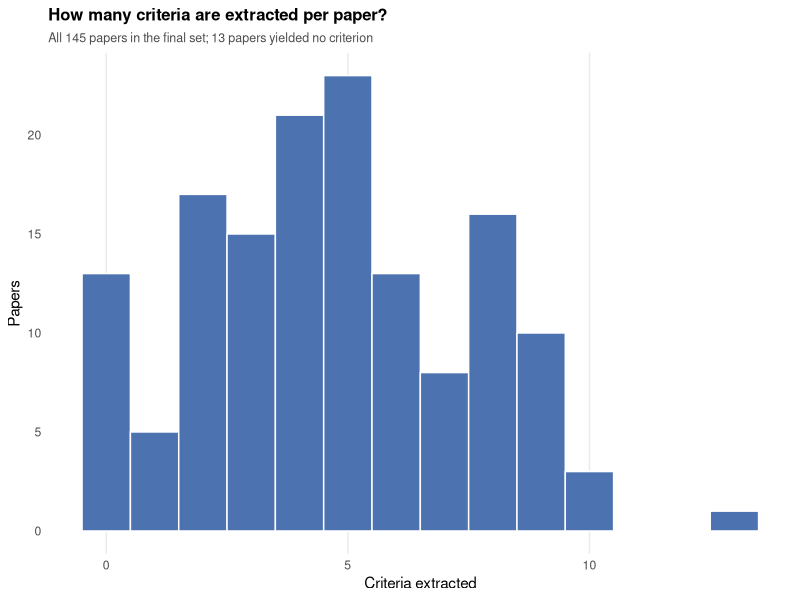
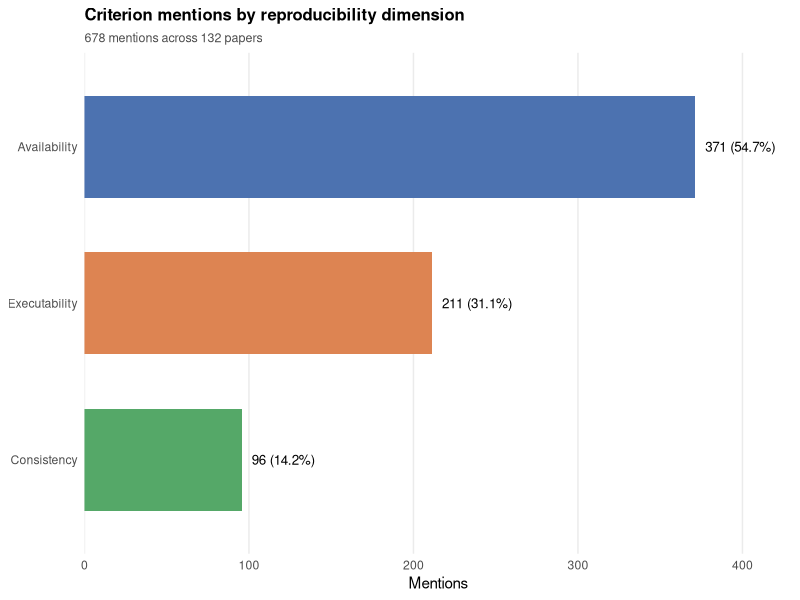
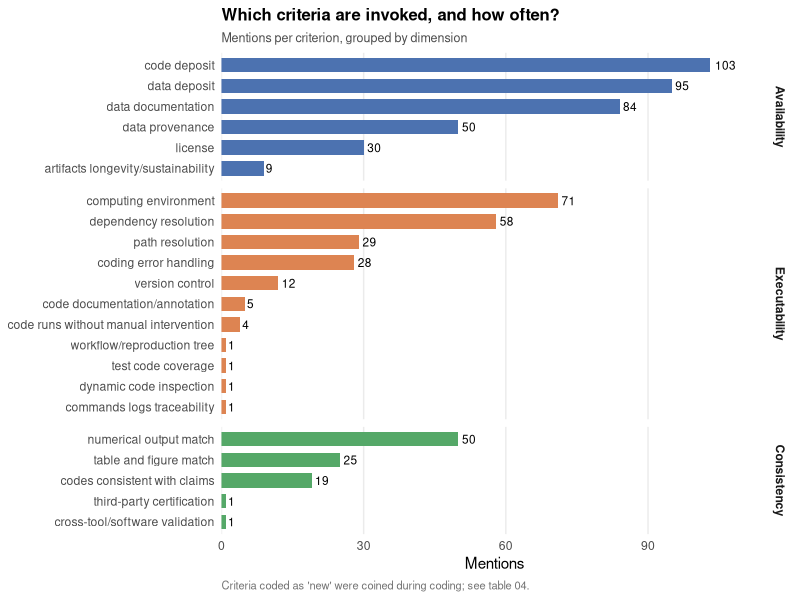
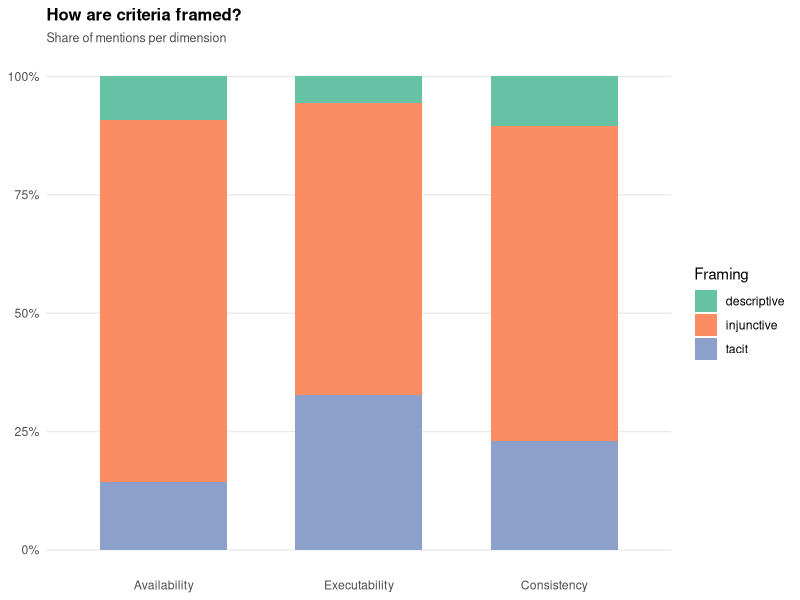
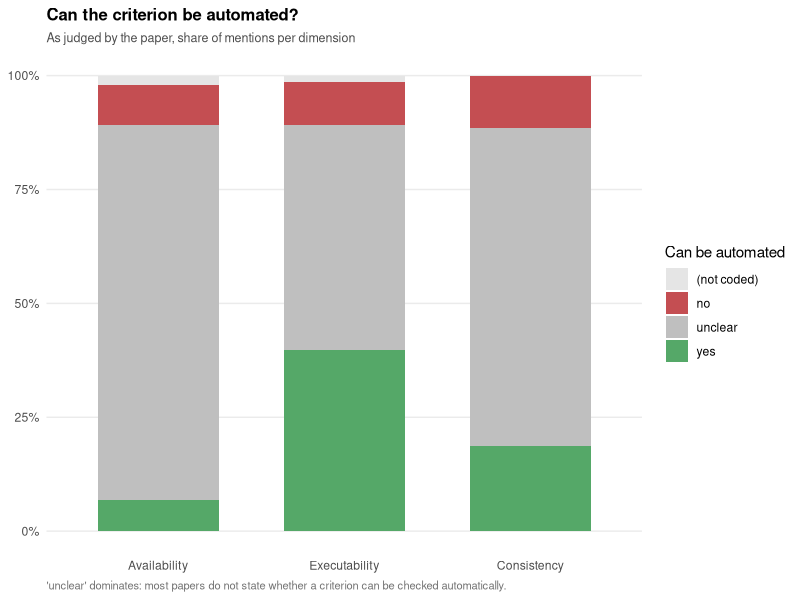
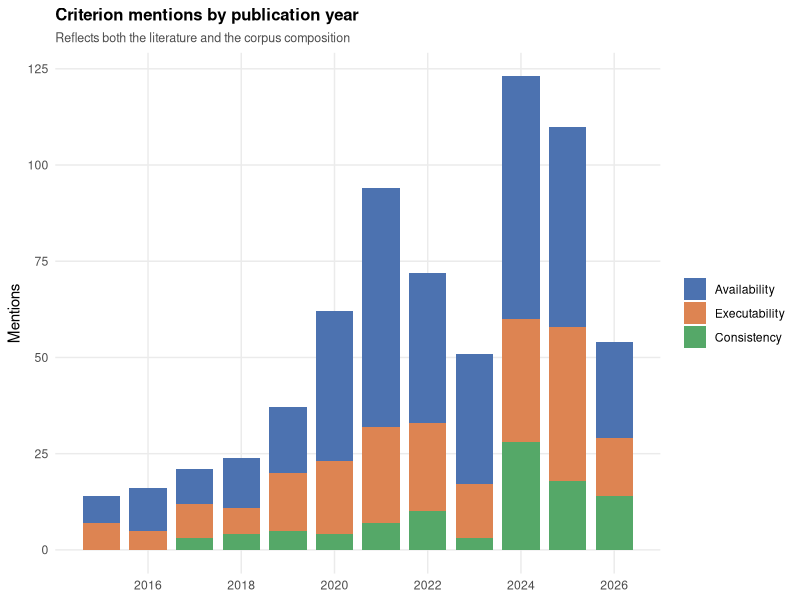
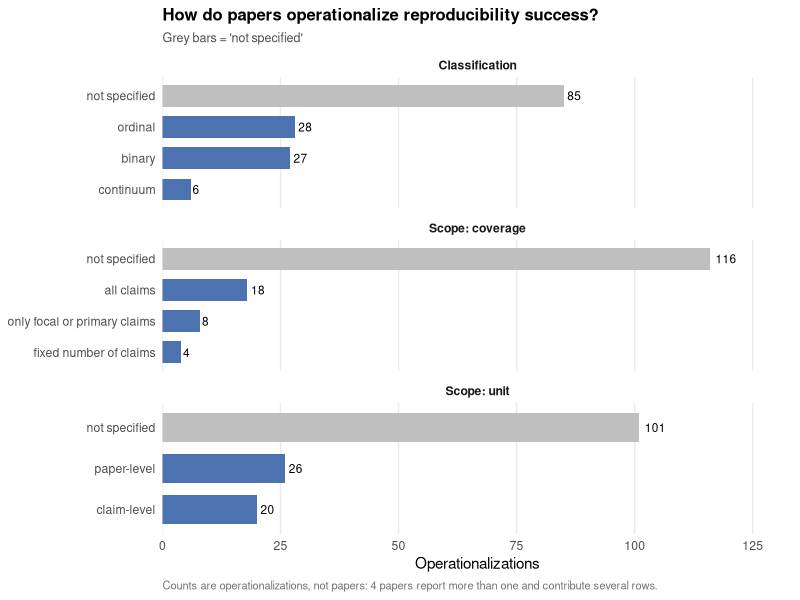
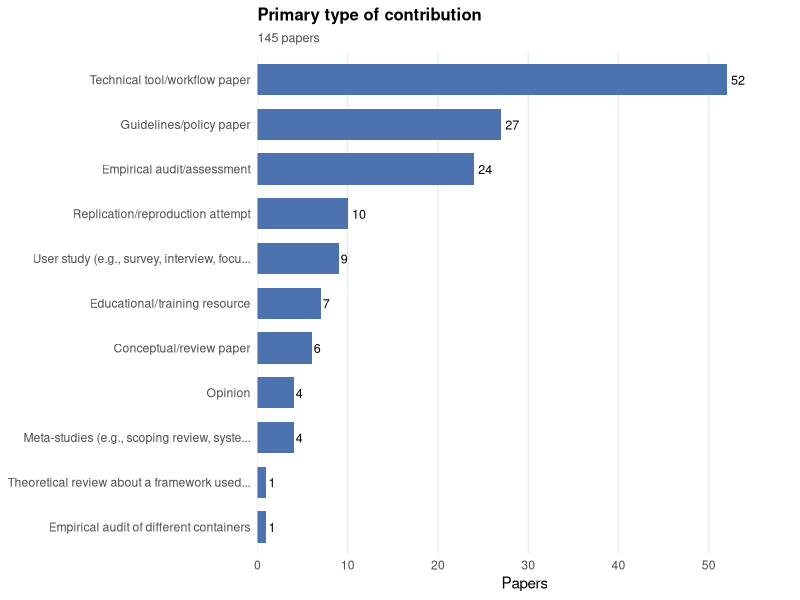

Recreate these plots in R, in order.
# SocEnRep – Descriptive analysis of Step 5 coding results
#
# Produces descriptive statistics only (counts, distributions, cross-tabulations).
# No inferential statistics and no IRR here.
#
# Covers the three files in dataset/ that hold full coding by Amelia:
#   Part A  descriptive coding of all 145 papers
#   Part B1 how each paper operationalizes reproducibility success
#   Part B2 which specific criteria each paper invokes
#
# Prerequisites:
#   install.packages(c("readr", "readxl", "dplyr", "tidyr", "stringr",
#                      "forcats", "ggplot2", "scales", "here"))
#
# Input:  dataset/descriptive_coding.csv
#         dataset/b1_criteria_extraction.csv
#         dataset/b2_criteria_extraction.csv
#         output/search_output/10_final_set.xlsx   (for Year and Type)
#
# Output: output/analysis_output/tables/*.csv
#         output/analysis_output/figures/*.png
#
# last modified: 26.07.2026

library(readr)
library(readxl)
library(dplyr)
library(tidyr)
library(stringr)
library(forcats)
library(ggplot2)
library(scales)
library(here)

# here() resolves to the litsearch/ folder (the git root), so this script runs
# regardless of which folder Positron was opened in.

options(width = 130)  # keep the console tables from wrapping

N_CORPUS  <- 145  # papers in the final set
TABLE_DIR <- here("output", "analysis_output", "tables")
FIG_DIR   <- here("output", "analysis_output", "figures")

dir.create(TABLE_DIR, recursive = TRUE, showWarnings = FALSE)
dir.create(FIG_DIR,   recursive = TRUE, showWarnings = FALSE)

# Colours for the three reproducibility dimensions, used consistently in every figure
DIM_COLOURS <- c(
  "Availability"  = "#4C72B0",
  "Executability" = "#DD8452",
  "Consistency"   = "#55A868"
)

theme_socenrep <- function() {
  theme_minimal(base_size = 11) +
    theme(
      panel.grid.minor   = element_blank(),
      panel.grid.major.y = element_blank(),
      plot.title         = element_text(face = "bold", size = 12),
      plot.subtitle      = element_text(colour = "grey30", size = 9),
      plot.caption       = element_text(colour = "grey45", size = 8, hjust = 0),
      strip.text         = element_text(face = "bold")
    )
}

save_table <- function(x, name) {
  write_csv(x, file.path(TABLE_DIR, paste0(name, ".csv")))
  invisible(x)
}

save_fig <- function(plot, name, width = 8, height = 5) {
  ggsave(file.path(FIG_DIR, paste0(name, ".png")), plot,
         width = width, height = height, dpi = 300, bg = "white")
  invisible(plot)
}

# Prints a table to the console under a banner, so the whole run reads like a
# meeting handout.
report <- function(x, title, n = 100) {
  cat("\n", strrep("-", 70), "\n", title, "\n", strrep("-", 70), "\n", sep = "")
  d <- as.data.frame(x)
  print(utils::head(d, n), row.names = FALSE, right = FALSE)
  if (nrow(d) > n) cat("... ", nrow(d) - n, " more row(s); see the CSV\n", sep = "")
  invisible(x)
}

# ---------------------------------------------------------------------------
# Helpers for multi-select (checkbox) fields
# ---------------------------------------------------------------------------
# Google Forms joins checked options with ", ". Two option labels in the
# deployed form contain their own commas, so a naive split on "," shatters them:
#   - "Containerization (e.g., Docker, Singularity, CodeOcean, Binder, ...)"  [E1b]
#   - "After acceptance, before publication" and
#     "Before submission, proactively"                                        [F3]
# The first case is handled generically by masking commas inside parentheses;
# the second by protecting the literal labels before splitting.

SENTINEL <- ""

PROTECTED_OPTIONS <- c(
  "After acceptance, before publication",
  "Before submission, proactively"
)

# Replaces commas that sit inside parentheses so they survive the split.
mask_parens <- function(s) {
  vapply(s, function(one) {
    if (is.na(one) || !str_detect(one, "\\(")) return(one)
    chars <- str_split(one, "")[[1]]
    depth <- 0L
    for (i in seq_along(chars)) {
      if (chars[i] == "(") {
        depth <- depth + 1L
      } else if (chars[i] == ")") {
        depth <- max(0L, depth - 1L)
      } else if (chars[i] == "," && depth > 0L) {
        chars[i] <- SENTINEL
      }
    }
    paste(chars, collapse = "")
  }, character(1), USE.NAMES = FALSE)
}

split_multi <- function(x) {
  x <- as.character(x)
  x[is.na(x)] <- ""          # unanswered fields contribute no options
  x <- mask_parens(x)
  for (opt in PROTECTED_OPTIONS) {
    x <- str_replace_all(x, fixed(opt), str_replace_all(opt, ",", SENTINEL))
  }
  out <- str_split(x, ",")
  out <- lapply(out, function(tok) {
    tok <- str_replace_all(tok, SENTINEL, ",")
    tok <- str_squish(tok)
    tok[nzchar(tok)]
  })
  out
}

# Counts checked options across papers. Case-variant spellings of the same
# free-text entry (e.g. "AI Agents" vs "AI agents") are merged onto the most
# frequent spelling; genuinely distinct entries are left alone.
count_multi <- function(df, col) {
  tokens    <- split_multi(df[[col]])
  n_answered <- sum(lengths(tokens) > 0)
  tibble(paper_row = rep(seq_len(nrow(df)), lengths(tokens)),
         option    = unlist(tokens)) |>
    mutate(key = str_to_lower(option)) |>
    add_count(key, option, name = "spelling_n") |>
    group_by(key) |>
    mutate(option = option[which.max(spelling_n)]) |>
    ungroup() |>
    count(option, name = "n_papers", sort = TRUE) |>
    mutate(n_answered     = n_answered,
           pct_of_answered = round(100 * n_papers / n_answered, 1))
}

# Long Google Forms labels ("Yes. The paper explicitly notes that ...") are cut
# back to their first sentence for plotting. Splits on a period followed by a
# space, so abbreviations inside a label ("User study (e.g., survey ...)")
# survive intact.
short_label <- function(x, max_chars = 48) {
  first <- str_extract(x, "^.*?\\.(?=\\s)")
  first <- coalesce(first, x)
  str_trunc(str_squish(first), max_chars)
}

# ===========================================================================
# 1. LOAD
# ===========================================================================

descriptive <- read_csv(here("dataset", "descriptive_coding.csv"),
                        show_col_types = FALSE)
b1 <- read_csv(here("dataset", "b1_criteria_extraction.csv"),
               show_col_types = FALSE)
b2 <- read_csv(here("dataset", "b2_criteria_extraction.csv"),
               show_col_types = FALSE)

corpus <- read_excel(here("output", "search_output", "10_final_set.xlsx"),
                     sheet = "Literature") |>
  filter(!is.na(`No.`)) |>
  transmute(paper_id = as.integer(`No.`),
            year     = suppressWarnings(as.integer(Year)),
            type     = Type)

# get_descriptive_coding.R already writes the codebook variable codes (B1, B1A,
# C1, ...) as column names. The rename below is a no-op on those files and only
# does work on older exports that still carry the full Google Forms question
# text; anything without a leading code keeps its name.
code_from_question <- function(nm) {
  code <- str_match(nm, "^([A-Fa-f][0-9][a-z]?)\\.")[, 2]
  ifelse(is.na(code), nm, str_to_upper(code))
}
names(descriptive) <- code_from_question(names(descriptive))
if ("Paper title" %in% names(descriptive)) {
  descriptive <- descriptive |> rename(paper_title = `Paper title`)
}

# get_criteria_extraction.R writes `paper_id`; older hand-exports of the coding
# workbook carried the sheet's own `paper ID` header.
ensure_paper_id <- function(d) {
  if (!"paper_id" %in% names(d)) d <- d |> mutate(paper_id = `paper ID`)
  d |> mutate(paper_id = as.integer(paper_id))
}
b1 <- ensure_paper_id(b1)
b2 <- ensure_paper_id(b2)

# ===========================================================================
# 2. COVERAGE AND DATA QUALITY
# ===========================================================================

cat("\n", strrep("=", 70), "\n",
    "SocEnRep Step 5 - descriptive analysis of Amelia's coding\n",
    "Corpus: ", N_CORPUS, " papers | run: ", format(Sys.Date(), "%d.%m.%Y"), "\n",
    strrep("=", 70), "\n", sep = "")

coverage <- tibble(
  part = c("A: descriptive coding", "B1: operationalizations", "B2: criteria"),
  papers_covered = c(nrow(descriptive),
                     n_distinct(b1$paper_id),
                     n_distinct(b2$paper_id)),
  rows = c(nrow(descriptive), nrow(b1), nrow(b2))
) |>
  mutate(pct_of_corpus = round(100 * papers_covered / N_CORPUS, 1))

report(coverage, "CODING COVERAGE")
save_table(coverage, "00_coverage")

# Papers with no criteria extracted at all. 
no_criteria <- corpus |>
  filter(!paper_id %in% b2$paper_id) |>
  arrange(paper_id)
cat("\nPapers with no B2 criterion extracted: ", nrow(no_criteria),
    " (IDs: ", paste(no_criteria$paper_id, collapse = ", "), ")\n", sep = "")
save_table(no_criteria, "00_papers_without_criteria")

# The category is recoverable from the criterion label, which maps 1:1 onto a
# dimension everywhere else in the data. Fill it in, but say so out loud.
label_lookup <- b2 |>
  filter(!is.na(`criterion category`), `criterion label` != "new criterion") |>
  distinct(`criterion label`, `criterion category`)

missing_cat <- b2 |> filter(is.na(`criterion category`))
if (nrow(missing_cat) > 0) {
  cat("\nNOTE: ", nrow(missing_cat), " B2 row(s) have a blank criterion category ",
      "(paper ID ", paste(missing_cat$paper_id, collapse = ", "), "). ",
      "Filled from the criterion label.\n", sep = "")
}
# Written unconditionally: a flag table that is only saved when it has rows goes
# stale on disk once the underlying issue is fixed.
save_table(missing_cat, "00_flag_blank_category")

b2 <- b2 |>
  left_join(label_lookup, by = "criterion label", suffix = c("", "_lookup")) |>
  mutate(`criterion category` = coalesce(`criterion category`, `criterion category_lookup`)) |>
  select(-`criterion category_lookup`)

b2 <- b2 |>
  mutate(
    dimension = factor(`criterion category`,
                       levels = c("Availability", "Executability", "Consistency")),
    # "new criterion" rows carry their actual label in a separate column
    criterion = if_else(`criterion label` == "new criterion",
                        str_squish(`new criterion label`),
                        `criterion label`),
    is_new = `criterion label` == "new criterion"
  ) |>
  left_join(corpus, by = "paper_id")

# ===========================================================================
# 3. PART B2 - CRITERIA (the core of the meeting)
# ===========================================================================

cat("\n\n", strrep("=", 70), "\n", "PART B2: REPRODUCIBILITY CRITERIA\n",
    strrep("=", 70), "\n", sep = "")

cat("\nTotal criterion mentions extracted: ", nrow(b2), "\n",
    "Papers contributing at least one:    ", n_distinct(b2$paper_id), "\n",
    "Distinct criterion labels:           ", n_distinct(b2$criterion), "\n",
    "  of which established labels:       ", n_distinct(b2$criterion[!b2$is_new]), "\n",
    "  of which newly coined by coder:    ", n_distinct(b2$criterion[b2$is_new]), "\n", sep = "")

# --- 3.1 criteria per paper ------------------------------------------------
per_paper <- b2 |>
  count(paper_id, name = "n_criteria") |>
  right_join(tibble(paper_id = corpus$paper_id), by = "paper_id") |>
  mutate(n_criteria = replace_na(n_criteria, 0L))

per_paper_summary <- per_paper |>
  summarise(
    papers      = n(),
    mean        = round(mean(n_criteria), 2),
    median      = median(n_criteria),
    sd          = round(sd(n_criteria), 2),
    min         = min(n_criteria),
    max         = max(n_criteria),
    zero_papers = sum(n_criteria == 0)
  )
report(per_paper_summary, "CRITERIA PER PAPER")
save_table(per_paper_summary, "01_criteria_per_paper_summary")
save_table(per_paper, "01_criteria_per_paper")

p_per_paper <- ggplot(per_paper, aes(n_criteria)) +
  geom_histogram(binwidth = 1, fill = "#4C72B0", colour = "white") +
  scale_x_continuous(breaks = pretty_breaks()) +
  labs(title = "How many criteria are extracted per paper?",
       subtitle = paste0("All ", N_CORPUS, " papers in the final set; ",
                         per_paper_summary$zero_papers,
                         " papers yielded no criterion"),
       x = "Criteria extracted", y = "Papers") +
  theme_socenrep()
save_fig(p_per_paper, "01_criteria_per_paper")

# --- 3.2 by dimension ------------------------------------------------------
by_dim <- b2 |>
  group_by(dimension) |>
  summarise(mentions = n(), papers = n_distinct(paper_id), .groups = "drop") |>
  mutate(pct_mentions = round(100 * mentions / sum(mentions), 1),
         pct_papers   = round(100 * papers / N_CORPUS, 1)) |>
  arrange(desc(mentions))
report(by_dim, "CRITERIA BY DIMENSION")
save_table(by_dim, "02_criteria_by_dimension")

p_dim <- ggplot(by_dim, aes(fct_reorder(dimension, mentions), mentions, fill = dimension)) +
  geom_col(width = 0.65) +
  geom_text(aes(label = paste0(mentions, " (", pct_mentions, "%)")),
            hjust = -0.15, size = 3.4) +
  coord_flip() +
  scale_fill_manual(values = DIM_COLOURS, guide = "none") +
  scale_y_continuous(expand = expansion(mult = c(0, 0.16))) +
  labs(title = "Criterion mentions by reproducibility dimension",
       subtitle = paste0(nrow(b2), " mentions across ",
                         n_distinct(b2$paper_id), " papers"),
       x = NULL, y = "Mentions") +
  theme_socenrep()
save_fig(p_dim, "02_criteria_by_dimension", height = 3.2)

# --- 3.3 by criterion, grouped within dimension ----------------------------
by_criterion <- b2 |>
  group_by(dimension, criterion, is_new) |>
  summarise(mentions = n(), papers = n_distinct(paper_id), .groups = "drop") |>
  mutate(pct_papers = round(100 * papers / N_CORPUS, 1)) |>
  arrange(dimension, desc(mentions))
by_criterion |>
  mutate(criterion = str_trunc(criterion, 52)) |>
  report("CRITERIA BY LABEL, GROUPED BY DIMENSION")
save_table(by_criterion, "03_criteria_by_label")

p_criterion <- by_criterion |>
  mutate(criterion = str_trunc(criterion, 46)) |>
  ggplot(aes(fct_reorder(criterion, mentions), mentions, fill = dimension)) +
  geom_col(width = 0.7) +
  geom_text(aes(label = mentions), hjust = -0.25, size = 3) +
  coord_flip() +
  facet_grid(dimension ~ ., scales = "free_y", space = "free_y") +
  scale_fill_manual(values = DIM_COLOURS, guide = "none") +
  scale_y_continuous(expand = expansion(mult = c(0, 0.12))) +
  labs(title = "Which criteria are invoked, and how often?",
       subtitle = "Mentions per criterion, grouped by dimension",
       caption = "Criteria coded as 'new' were coined during coding; see table 04.",
       x = NULL, y = "Mentions") +
  theme_socenrep()
save_fig(p_criterion, "03_criteria_by_label", height = 8)

# --- 3.4 the new criteria --------------------------------------------------
new_criteria <- b2 |>
  filter(is_new) |>
  group_by(dimension, criterion) |>
  summarise(mentions = n(), papers = n_distinct(paper_id), .groups = "drop") |>
  arrange(desc(mentions))
new_criteria |>
  mutate(criterion = str_trunc(criterion, 52)) |>
  report("NEW CRITERIA COINED DURING CODING")
save_table(new_criteria, "04_new_criteria")

# --- 3.5 normative framing -------------------------------------------------
framing <- b2 |>
  count(dimension, `normative framing`, name = "mentions") |>
  group_by(dimension) |>
  mutate(pct_within_dimension = round(100 * mentions / sum(mentions), 1)) |>
  ungroup()
report(framing, "NORMATIVE FRAMING BY DIMENSION")
save_table(framing, "05_normative_framing")

framing_overall <- b2 |>
  count(`normative framing`, name = "mentions", sort = TRUE) |>
  mutate(pct = round(100 * mentions / sum(mentions), 1))
report(framing_overall, "NORMATIVE FRAMING OVERALL")
save_table(framing_overall, "05_normative_framing_overall")

p_framing <- ggplot(framing, aes(dimension, mentions, fill = `normative framing`)) +
  geom_col(position = "fill", width = 0.65) +
  scale_y_continuous(labels = percent_format()) +
  scale_fill_brewer(palette = "Set2", name = "Framing") +
  labs(title = "How are criteria framed?",
       subtitle = "Share of mentions per dimension",
       x = NULL, y = NULL) +
  theme_socenrep() +
  theme(panel.grid.major.x = element_blank(),
        panel.grid.major.y = element_line(colour = "grey92"))
save_fig(p_framing, "05_normative_framing", height = 4)

# --- 3.6 automation --------------------------------------------------------
automation <- b2 |>
  mutate(`can be automated` = replace_na(`can be automated`, "(not coded)")) |>
  count(dimension, `can be automated`, name = "mentions") |>
  group_by(dimension) |>
  mutate(pct_within_dimension = round(100 * mentions / sum(mentions), 1)) |>
  ungroup()
report(automation, "AUTOMATION POTENTIAL BY DIMENSION")
save_table(automation, "06_automation_by_dimension")

automation_by_criterion <- b2 |>
  filter(`can be automated` == "yes") |>
  count(dimension, criterion, name = "mentions_automatable", sort = TRUE)
automation_by_criterion |>
  mutate(criterion = str_trunc(criterion, 52)) |>
  report("CRITERIA JUDGED AUTOMATABLE")
save_table(automation_by_criterion, "06_automatable_criteria")

llm <- b2 |>
  filter(!is.na(`LLM involved`)) |>
  count(dimension, `LLM involved`, name = "mentions")
report(llm, "LLM INVOLVEMENT (only where automation was coded)")
save_table(llm, "06_llm_involvement")

p_auto <- ggplot(automation, aes(dimension, mentions, fill = `can be automated`)) +
  geom_col(position = "fill", width = 0.65) +
  scale_y_continuous(labels = percent_format()) +
  scale_fill_manual(values = c("yes" = "#55A868", "no" = "#C44E52",
                               "unclear" = "grey75", "(not coded)" = "grey90"),
                    name = "Can be automated") +
  labs(title = "Can the criterion be automated?",
       subtitle = "As judged by the paper, share of mentions per dimension",
       caption = "'unclear' dominates: most papers do not state whether a criterion can be checked automatically.",
       x = NULL, y = NULL) +
  theme_socenrep() +
  theme(panel.grid.major.x = element_blank(),
        panel.grid.major.y = element_line(colour = "grey92"))
save_fig(p_auto, "06_automation", height = 4)

# --- 3.7 dependency structure (counts only; the DAG comes later) -----------
dependency_counts <- b2 |>
  summarise(
    mentions_total          = n(),
    with_prerequisite_field = sum(!is.na(`is prerequisite for`) & nzchar(`is prerequisite for`)),
    with_depends_on_field   = sum(!is.na(`depends on`) & nzchar(`depends on`))
  )
report(dependency_counts, "DEPENDENCY FIELDS FILLED")
save_table(dependency_counts, "07_dependency_field_counts")

# Edge list, so the meeting can see which links are asserted most often.
edges <- b2 |>
  select(paper_id, from = criterion, to = `is prerequisite for`) |>
  filter(!is.na(to), nzchar(to)) |>
  mutate(to = str_split(to, ";")) |>
  unnest(to) |>
  mutate(to = str_squish(to)) |>
  filter(nzchar(to)) |>
  count(from, to, name = "times_asserted", sort = TRUE)
report(head(edges, 25), "MOST FREQUENTLY ASSERTED PREREQUISITE LINKS (top 25)")
save_table(edges, "07_dependency_edges")

# The dependency fields are free text, so a target can be spelled differently
# from the controlled criterion label (e.g. "table/figure match" vs
# "table and figure match"). These need harmonising before the DAG is built.
known_criteria <- sort(unique(b2$criterion))
unmatched_targets <- edges |>
  group_by(to) |>
  summarise(times_asserted = sum(times_asserted), .groups = "drop") |>
  filter(!to %in% known_criteria) |>
  arrange(desc(times_asserted))
if (nrow(unmatched_targets) > 0) {
  report(unmatched_targets,
         "DEPENDENCY TARGETS THAT DO NOT MATCH A CRITERION LABEL (harmonise before the DAG)")
} else {
  cat("\nAll dependency targets match a criterion label - the DAG can be built ",
      "straight from 07_dependency_edges.csv.\n", sep = "")
}
save_table(unmatched_targets, "07_flag_unmatched_dependency_targets")

# --- 3.8 criteria over publication year ------------------------------------
by_year <- b2 |>
  filter(!is.na(year)) |>
  group_by(year, dimension) |>
  summarise(mentions = n(), .groups = "drop")
save_table(by_year, "08_criteria_by_year")

p_year <- ggplot(by_year, aes(year, mentions, fill = dimension)) +
  geom_col(width = 0.8) +
  scale_fill_manual(values = DIM_COLOURS, name = NULL) +
  scale_x_continuous(breaks = pretty_breaks()) +
  labs(title = "Criterion mentions by publication year",
       subtitle = "Reflects both the literature and the corpus composition",
       x = NULL, y = "Mentions") +
  theme_socenrep() +
  theme(panel.grid.major.y = element_line(colour = "grey92"))
save_fig(p_year, "08_criteria_by_year", height = 4)

# ===========================================================================
# 4. PART B1 - OPERATIONALIZATIONS
# ===========================================================================

cat("\n\n", strrep("=", 70), "\n", "PART B1: OPERATIONALIZATION OF SUCCESS\n",
    strrep("=", 70), "\n", sep = "")

cat("\nRows: ", nrow(b1), " across ", n_distinct(b1$paper_id), " papers\n",
    "(a paper contributes more than one row when it reports several ",
    "operationalizations)\n", sep = "")

# A handful of papers report several operationalizations and so contribute more
# than one row per category; counts below are rows, not papers.
n_multi_op <- b1 |>
  filter(`operationalization category` == "Classification") |>
  count(paper_id) |>
  filter(n > 1) |>
  nrow()

b1_by_category <- b1 |>
  filter(`operationalization category` != "Statistical criterion") |>
  count(`operationalization category`, `operationalization value`,
        name = "operationalizations") |>
  group_by(`operationalization category`) |>
  mutate(pct = round(100 * operationalizations / sum(operationalizations), 1)) |>
  ungroup() |>
  arrange(`operationalization category`, desc(operationalizations))
report(b1_by_category, "OPERATIONALIZATION VALUES BY CATEGORY")
save_table(b1_by_category, "10_operationalizations")

p_b1 <- b1_by_category |>
  mutate(`operationalization value` = fct_reorder(`operationalization value`,
                                                  operationalizations)) |>
  ggplot(aes(`operationalization value`, operationalizations,
             fill = `operationalization value` == "not specified")) +
  geom_col(width = 0.7) +
  geom_text(aes(label = operationalizations), hjust = -0.25, size = 3) +
  coord_flip() +
  facet_wrap(~`operationalization category`, scales = "free_y", ncol = 1) +
  scale_fill_manual(values = c("TRUE" = "grey75", "FALSE" = "#4C72B0"),
                    guide = "none") +
  scale_y_continuous(expand = expansion(mult = c(0, 0.15))) +
  labs(title = "How do papers operationalize reproducibility success?",
       subtitle = "Grey bars = 'not specified'",
       caption = paste0("Counts are operationalizations, not papers: ", n_multi_op,
                        " papers report more than one and contribute several rows."),
       x = NULL, y = "Operationalizations") +
  theme_socenrep()
save_fig(p_b1, "10_operationalizations", height = 6.5)

# Papers that specify something on all three axes are the ones with a fully
# articulated definition of success.
b1_specified <- b1 |>
  filter(`operationalization category` != "Statistical criterion") |>
  group_by(paper_id) |>
  summarise(axes_specified = sum(`operationalization value` != "not specified"),
            .groups = "drop") |>
  count(axes_specified, name = "papers") |>
  mutate(pct = round(100 * papers / sum(papers), 1))
report(b1_specified, "HOW MANY OF THE 3 AXES ARE SPECIFIED (classification / unit / coverage)")
save_table(b1_specified, "11_axes_specified")

stat_criteria <- b1 |>
  filter(`operationalization category` == "Statistical criterion",
         !is.na(`operationalization value`), nzchar(`operationalization value`)) |>
  select(paper_id, statistical_criterion = `operationalization value`)
cat("\nPapers stating an explicit statistical criterion: ", nrow(stat_criteria), "\n", sep = "")
save_table(stat_criteria, "12_statistical_criteria")

# ===========================================================================
# 5. PART A - DESCRIPTIVE CODING
# ===========================================================================

cat("\n\n", strrep("=", 70), "\n", "PART A: DESCRIPTIVE CODING\n",
    strrep("=", 70), "\n", sep = "")

# --- single-select fields --------------------------------------------------
single_fields <- c(
  B1  = "Discipline-specific focus",
  C1  = "Primary contribution type",
  C2  = "Secondary contribution type",
  D1  = "Provides a definition of reproducibility",
  D2  = "Discusses contextual variation",
  E1  = "Describes a workflow, guideline or tool",
  E1A = "Explicitness of the workflow",
  E1E = "Automation of the check",
  E1F = "LLMs involved in the automation",
  F1  = "Recommends scoring or badging"
)

single_summary <- lapply(names(single_fields), function(v) {
  if (!v %in% names(descriptive)) return(NULL)
  descriptive |>
    count(.data[[v]], name = "papers") |>
    rename(value = 1) |>
    mutate(variable = v,
           label    = single_fields[[v]],
           value    = replace_na(as.character(value), "(not answered)"),
           pct      = round(100 * papers / nrow(descriptive), 1)) |>
    select(variable, label, value, papers, pct) |>
    arrange(desc(papers))
}) |> bind_rows()

single_summary |>
  mutate(value = short_label(value, 44)) |>
  select(variable, value, papers, pct) |>
  report("SINGLE-SELECT FIELDS (full option text in the CSV)")
save_table(single_summary, "20_descriptive_single_select")

# C1/C2 allowed a free-text "Other", so near-duplicate contribution types crept
# in ("Conceptual/review paper" vs "conceptual/review paper"). List the rare
# values so they can be folded into the main categories before the paper.
rare_single <- single_summary |>
  filter(papers <= 2, value != "(not answered)") |>
  arrange(variable, desc(papers))
rare_single |>
  mutate(value = str_trunc(value, 52)) |>
  select(variable, value, papers) |>
  report("RARE / FREE-TEXT SINGLE-SELECT VALUES TO HARMONISE")
save_table(rare_single, "20_flag_rare_single_select")

p_contrib <- descriptive |>
  filter(!is.na(C1)) |>
  count(C1, name = "papers") |>
  mutate(C1 = fct_reorder(short_label(C1, 44), papers)) |>
  ggplot(aes(C1, papers)) +
  geom_col(fill = "#4C72B0", width = 0.7) +
  geom_text(aes(label = papers), hjust = -0.3, size = 3.2) +
  coord_flip() +
  scale_y_continuous(expand = expansion(mult = c(0, 0.14))) +
  labs(title = "Primary type of contribution",
       subtitle = paste0(nrow(descriptive), " papers"),
       x = NULL, y = "Papers") +
  theme_socenrep()
save_fig(p_contrib, "20_contribution_type", height = 4.5)

# --- multi-select fields ---------------------------------------------------
multi_fields <- c(
  B1A = "Disciplines targeted",
  D2A = "Types of contextual variation",
  E1B = "Computational environment",
  E1C = "Programming languages",
  E1D = "Data types",
  F2  = "Who should perform the check",
  F3  = "When the check should happen"
)

multi_summary <- lapply(names(multi_fields), function(v) {
  if (!v %in% names(descriptive)) return(NULL)
  count_multi(descriptive, v) |>
    mutate(variable = v, label = multi_fields[[v]]) |>
    select(variable, label, option, n_papers, n_answered, pct_of_answered)
}) |> bind_rows()

multi_summary |>
  mutate(option = str_trunc(option, 46)) |>
  select(variable, option, n_papers, pct_of_answered) |>
  report("MULTI-SELECT FIELDS (checked options; full text in the CSV)")
save_table(multi_summary, "21_descriptive_multi_select")

# Free-text "Other" entries surface here as rare options. They need harmonising
# before these fields can be analysed properly, so list them explicitly.
rare_options <- multi_summary |>
  filter(n_papers <= 2) |>
  arrange(variable, desc(n_papers))
rare_options |>
  mutate(option = str_trunc(option, 52)) |>
  select(variable, option, n_papers) |>
  report("RARE / FREE-TEXT OPTIONS TO HARMONISE BEFORE THE NEXT ROUND")
save_table(rare_options, "21_flag_rare_options")

plot_multi <- function(v, title, height = 4) {
  d <- multi_summary |> filter(variable == v, n_papers > 1)
  if (nrow(d) == 0) return(invisible(NULL))
  p <- d |>
    mutate(option = fct_reorder(str_trunc(option, 46), n_papers)) |>
    ggplot(aes(option, n_papers)) +
    geom_col(fill = "#4C72B0", width = 0.7) +
    geom_text(aes(label = n_papers), hjust = -0.3, size = 3.2) +
    coord_flip() +
    scale_y_continuous(expand = expansion(mult = c(0, 0.14))) +
    labs(title = title,
         subtitle = "Coders may select several options; entries mentioned once are omitted",
         x = NULL, y = "Papers") +
    theme_socenrep()
  save_fig(p, paste0("21_", str_to_lower(v)), height = height)
}

plot_multi("B1A", "Disciplines targeted", height = 3.5)
plot_multi("F2",  "Who should perform the reproducibility check?", height = 3.5)
plot_multi("F3",  "When should reproducibility be verified?", height = 3.5)
plot_multi("E1B", "Computational environment in focus", height = 3.5)
plot_multi("E1D", "Data types in focus", height = 3.5)

# --- corpus composition ----------------------------------------------------
corpus_summary <- corpus |>
  count(type, name = "papers", sort = TRUE) |>
  mutate(pct = round(100 * papers / sum(papers), 1))
report(corpus_summary, "CORPUS COMPOSITION BY PUBLICATION TYPE")
save_table(corpus_summary, "30_corpus_by_type")

# ===========================================================================
# 6. DONE
# ===========================================================================

cat("\n\n", strrep("=", 70), "\n",
    "Tables written to : ", TABLE_DIR, "\n",
    "Figures written to: ", FIG_DIR, "\n",
    strrep("=", 70), "\n", sep = "")
